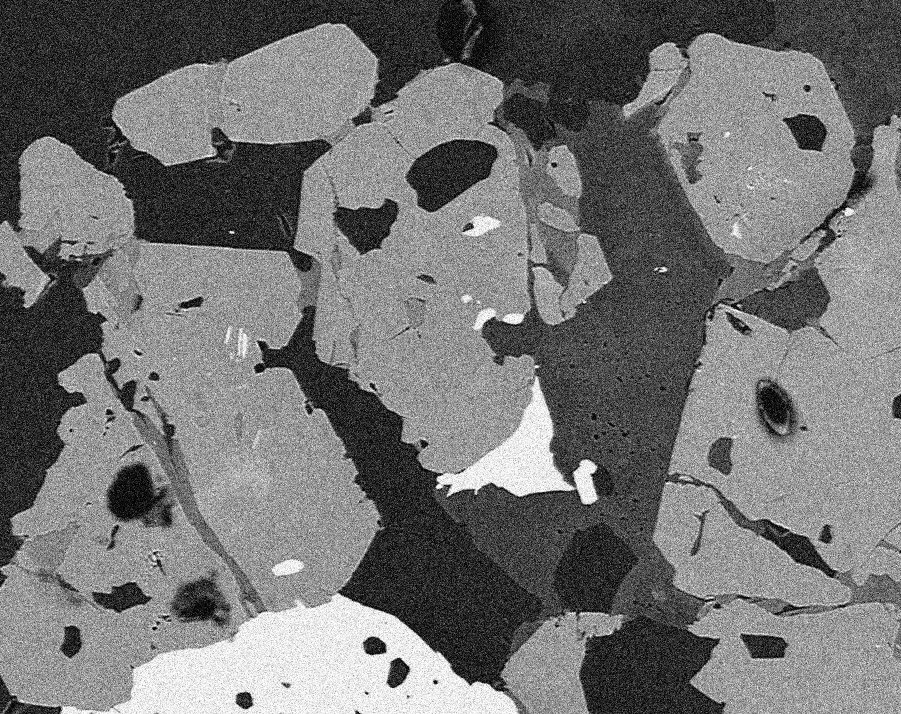
#> input picture Image Processing/digital image filtering and image convolution/BSE_25sigma_noisy.jpg, 901 x 714 px
$ python image_convolution.py
#> lines starting #> are read from the running program, lines starting #| are printed output that depends on the picture
import cv2
import numpy as np
from scipy.signal import convolve2d
from scipy.ndimage.filters import convolve
from skimage import io, img_as_float


# =========================================== Image Convolution ===========================================

# read images

img_gaussian_noise = img_as_float(io.imread('./BSE_25sigma_noisy.jpg', as_gray=True))
#> img_gaussian_noise: shape (714, 901) float64; min 0, max 1, mean 0.451
img_salt_pepper_noise = img_as_float(io.imread('./BSE_salt_pepper.jpg', as_gray=True))
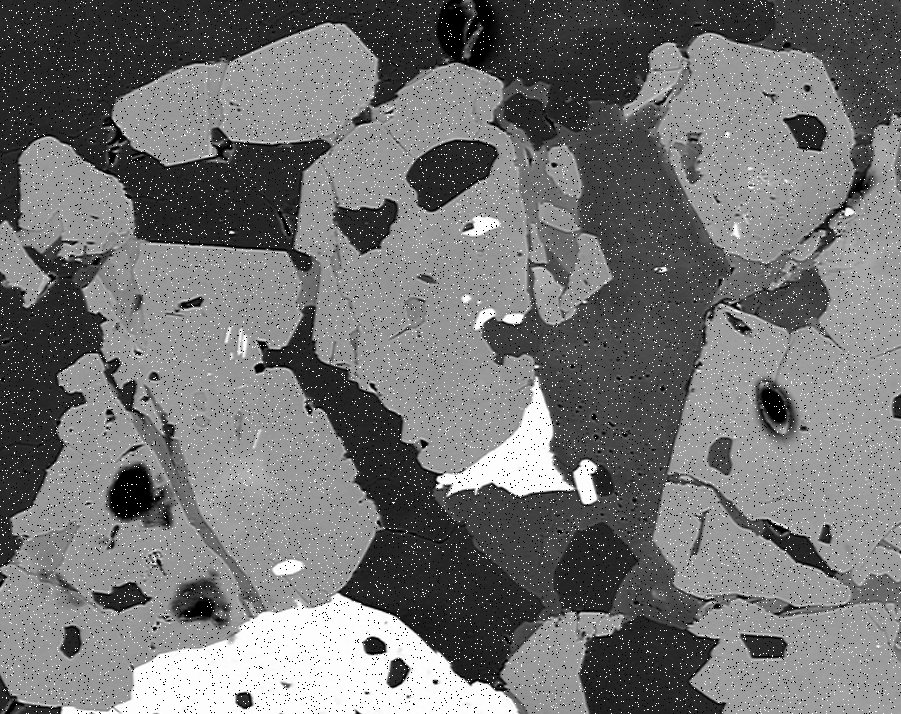
#> input picture Image Processing/digital image filtering and image convolution/BSE_salt_pepper.jpg, 901 x 714 px
#> img_salt_pepper_noise: shape (714, 901) float64; min 0, max 1, mean 0.452

img = img_salt_pepper_noise # choose image

# covolving the image with a normalized box filter

'''
Box filter is a filter that is used for blurring and smoothing an image.
it takes the average of all the pixels under the kernel area and replaces the central element with this average.
'''

# define the kernel
kernel = np.ones((5,5),np.float32)/25 # Averaging filter of 5x5 all numbers are  add to one.

# gaussian filter
gaussian_kernel = np.array([[1/16, 1/8, 1/16],
                           [1/8, 1/4, 1/8],
                           [1/16, 1/8, 1/16]])  # Gaussian filter of 3x3

# laplacian filter
laplacian_kernel = np.array([[0, 1, 0],
                            [1, -4, 1],
                            [0, 1, 0]]) # Laplacian filter of 3x3

# gabor filter
gabor = cv2.getGaborKernel((5, 5), 1.4,45, 5, 1) # Gabor filter of 5x5 with 1.4 sigma, 45 degree orientation and 5 frequency , 1 phase offset, Phase offset means the phase difference between the sine and cosine filters.


# apply the filter

'''
ddepth = -1 means the output image will have the same depth as the source.
exapmle: if the source depth is float64. then the output will be float64.

borderType = cv2.BORDER_CONSTANT means the border will be filled with a constant value.(i.e. black or 0)
Border_REPLICATE means the border will be replicated from the edge pixels.
'''

conv_using_cv2 = cv2.filter2D(img, -1, gabor, borderType=cv2.BORDER_CONSTANT)
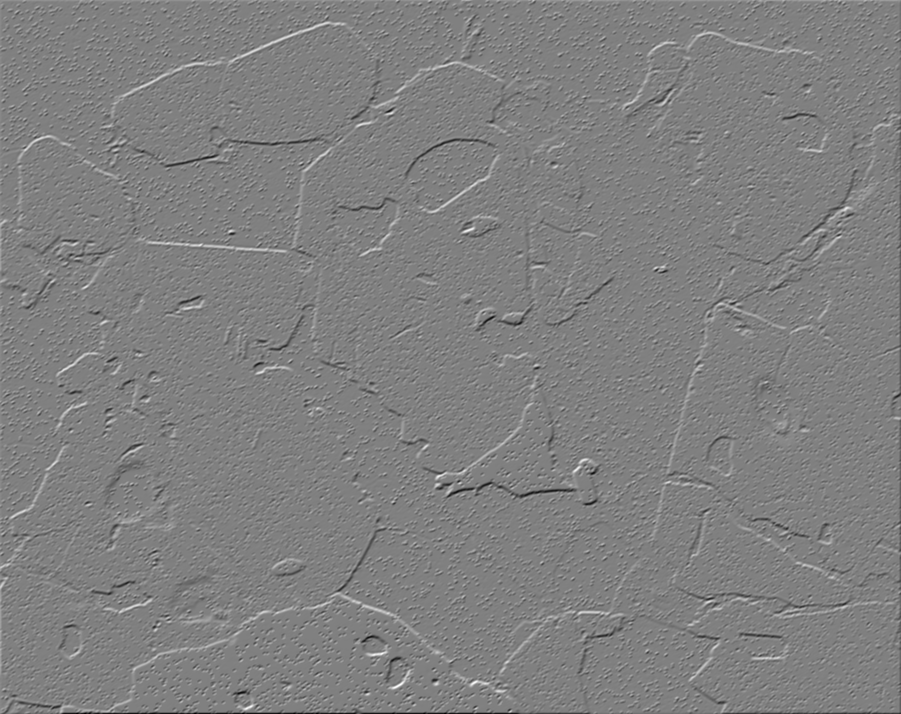
#> conv_using_cv2: shape (714, 901) float64; min -2.83, max 2.8, mean 0.0026; drawn with min black and max white

conv_using_scipy = convolve2d(img, gabor, mode='same') # mode='same' means the output will be the same size as the input image.
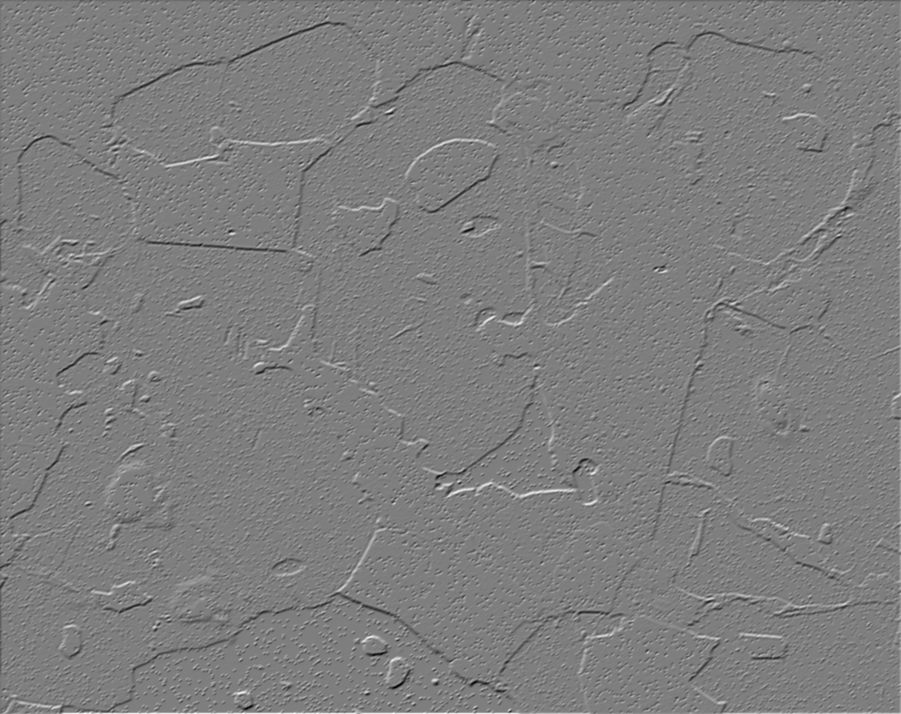
#> conv_using_scipy: shape (714, 901) float64; min -2.8, max 2.83, mean -0.0026; drawn with min black and max white

conv_using_scipy2 = convolve(img, gabor, mode='constant', cval=0.0) # mode='constant' adds a constant value to the image. cval=0.0 means the constant value is 0.0


# display the images
cv2.imshow("Original", img)
cv2.imshow("cv2 filter", conv_using_cv2)
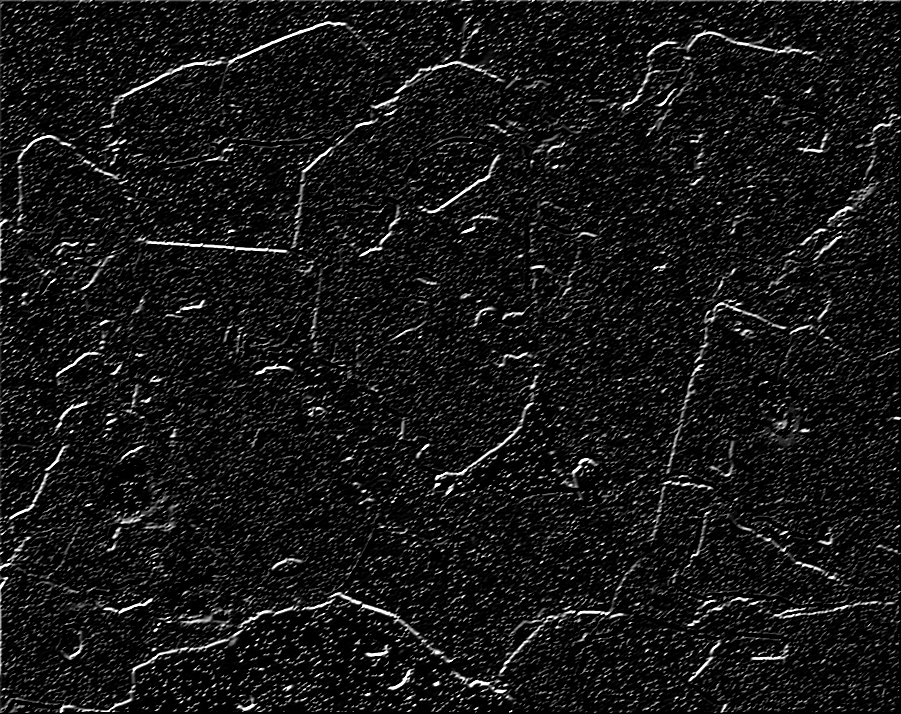
#> window 'cv2 filter': shape (714, 901); min 0, max 255, mean 22.4
cv2.imshow("Using scipy", conv_using_scipy)
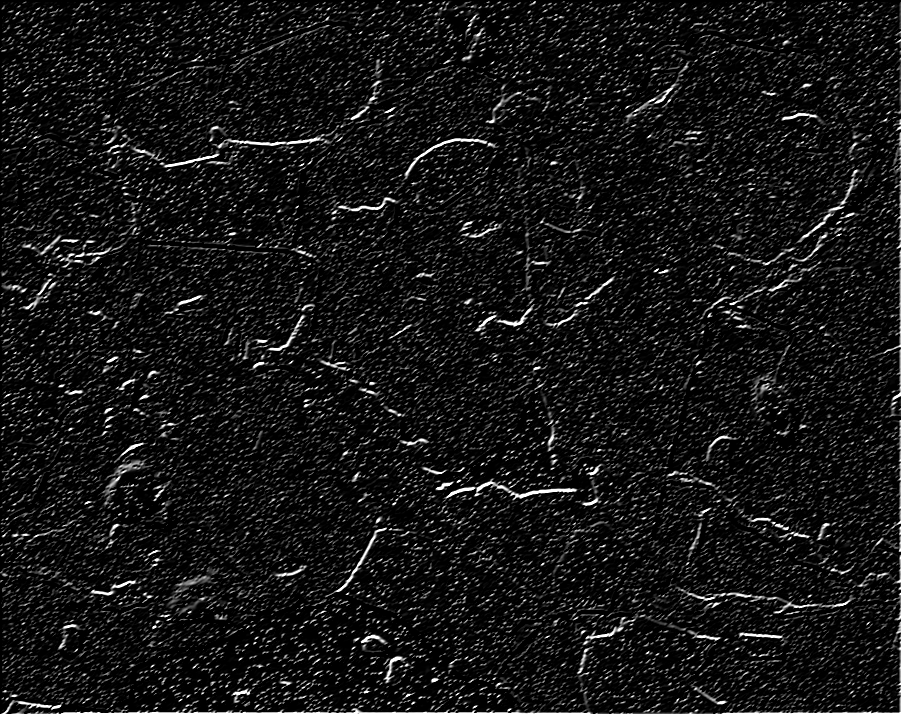
#> window 'Using scipy': shape (714, 901); min 0, max 255, mean 21.7
cv2.imshow("Using scipy2", conv_using_scipy2)

cv2.waitKey(0)
cv2.destroyAllWindows()
